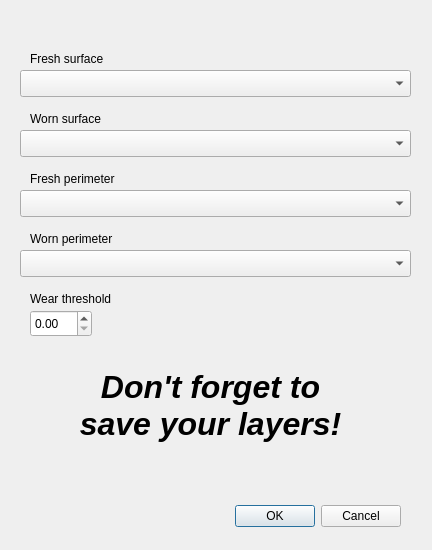
<?xml version="1.0" encoding="UTF-8"?>
<ui version="4.0">
 <class>LithicEdgeWearDialogBase</class>
 <widget class="QDialog" name="LithicEdgeWearDialogBase">
  <property name="geometry">
   <rect>
    <x>0</x>
    <y>0</y>
    <width>432</width>
    <height>550</height>
   </rect>
  </property>
  <property name="windowTitle">
   <string>Lithic Edge Wear</string>
  </property>
  <widget class="QDialogButtonBox" name="button_box">
   <property name="geometry">
    <rect>
     <x>60</x>
     <y>500</y>
     <width>341</width>
     <height>32</height>
    </rect>
   </property>
   <property name="orientation">
    <enum>Qt::Horizontal</enum>
   </property>
   <property name="standardButtons">
    <set>QDialogButtonBox::Cancel|QDialogButtonBox::Ok</set>
   </property>
  </widget>
  <widget class="QComboBox" name="comboBox">
   <property name="geometry">
    <rect>
     <x>20</x>
     <y>70</y>
     <width>391</width>
     <height>27</height>
    </rect>
   </property>
  </widget>
  <widget class="QComboBox" name="comboBox_2">
   <property name="geometry">
    <rect>
     <x>20</x>
     <y>130</y>
     <width>391</width>
     <height>27</height>
    </rect>
   </property>
  </widget>
  <widget class="QComboBox" name="comboBox_3">
   <property name="geometry">
    <rect>
     <x>20</x>
     <y>190</y>
     <width>391</width>
     <height>27</height>
    </rect>
   </property>
  </widget>
  <widget class="QComboBox" name="comboBox_4">
   <property name="geometry">
    <rect>
     <x>20</x>
     <y>250</y>
     <width>391</width>
     <height>27</height>
    </rect>
   </property>
  </widget>
  <widget class="QLabel" name="label">
   <property name="geometry">
    <rect>
     <x>30</x>
     <y>50</y>
     <width>131</width>
     <height>17</height>
    </rect>
   </property>
   <property name="text">
    <string>Fresh surface</string>
   </property>
  </widget>
  <widget class="QLabel" name="label_2">
   <property name="geometry">
    <rect>
     <x>30</x>
     <y>110</y>
     <width>131</width>
     <height>17</height>
    </rect>
   </property>
   <property name="text">
    <string>Worn surface</string>
   </property>
  </widget>
  <widget class="QLabel" name="label_3">
   <property name="geometry">
    <rect>
     <x>30</x>
     <y>170</y>
     <width>131</width>
     <height>17</height>
    </rect>
   </property>
   <property name="text">
    <string>Fresh perimeter</string>
   </property>
  </widget>
  <widget class="QLabel" name="label_4">
   <property name="geometry">
    <rect>
     <x>30</x>
     <y>230</y>
     <width>141</width>
     <height>17</height>
    </rect>
   </property>
   <property name="text">
    <string>Worn perimeter</string>
   </property>
  </widget>
  <widget class="QLabel" name="label_5">
   <property name="geometry">
    <rect>
     <x>30</x>
     <y>290</y>
     <width>121</width>
     <height>17</height>
    </rect>
   </property>
   <property name="text">
    <string>Wear threshold</string>
   </property>
  </widget>
  <widget class="QLabel" name="label_6">
   <property name="geometry">
    <rect>
     <x>70</x>
     <y>350</y>
     <width>281</width>
     <height>111</height>
    </rect>
   </property>
   <property name="font">
    <font>
     <pointsize>24</pointsize>
     <weight>75</weight>
     <italic>true</italic>
     <bold>true</bold>
    </font>
   </property>
   <property name="text">
    <string>Don't forget to save your layers!</string>
   </property>
   <property name="alignment">
    <set>Qt::AlignCenter</set>
   </property>
   <property name="wordWrap">
    <bool>true</bool>
   </property>
  </widget>
  <widget class="QDoubleSpinBox" name="doubleSpinBox">
   <property name="geometry">
    <rect>
     <x>30</x>
     <y>310</y>
     <width>62</width>
     <height>27</height>
    </rect>
   </property>
   <property name="maximum">
    <double>1.000000000000000</double>
   </property>
   <property name="singleStep">
    <double>0.050000000000000</double>
   </property>
  </widget>
 </widget>
 <resources/>
 <connections>
  <connection>
   <sender>button_box</sender>
   <signal>accepted()</signal>
   <receiver>LithicEdgeWearDialogBase</receiver>
   <slot>accept()</slot>
   <hints>
    <hint type="sourcelabel">
     <x>20</x>
     <y>20</y>
    </hint>
    <hint type="destinationlabel">
     <x>20</x>
     <y>20</y>
    </hint>
   </hints>
  </connection>
  <connection>
   <sender>button_box</sender>
   <signal>rejected()</signal>
   <receiver>LithicEdgeWearDialogBase</receiver>
   <slot>reject()</slot>
   <hints>
    <hint type="sourcelabel">
     <x>20</x>
     <y>20</y>
    </hint>
    <hint type="destinationlabel">
     <x>20</x>
     <y>20</y>
    </hint>
   </hints>
  </connection>
 </connections>
</ui>
